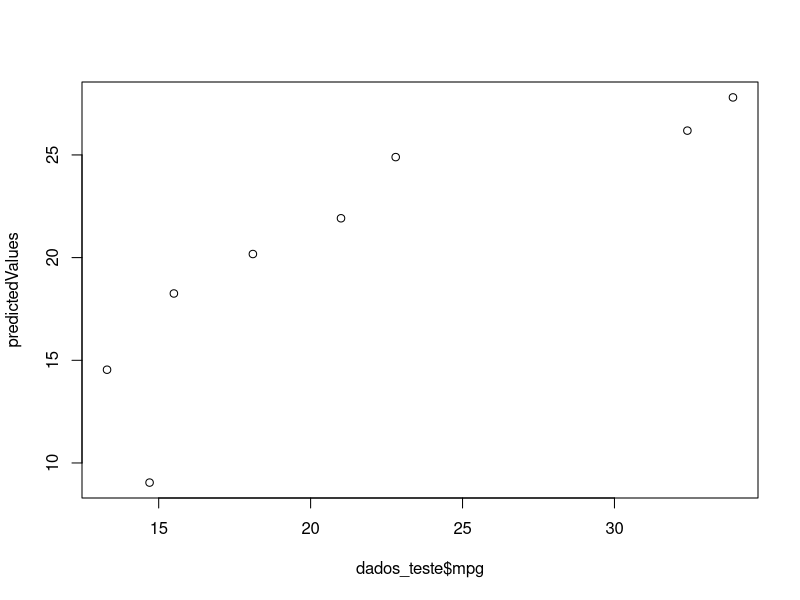
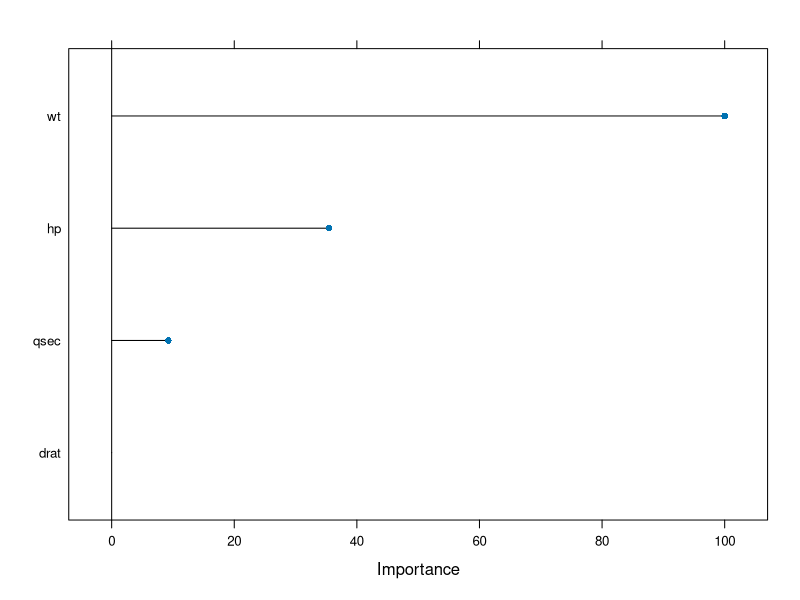

Reproduce these figures in R, in order.



setwd("C:/Temp/Python/01-BigDataAnalyticsComR_Azure_MachineLearning/cap12-IntroducaoAzureMachineLearning")
getwd()

# Instalando os pacotes
install.packages("caret")
install.packages("randomForest")

# Carregando os pacotes
library(caret)
library(randomForest)
library(datasets)

# Usando o dataset mtcars
View(mtcars)

# Funcao do Caret para divisao dos dados
?createDataPartition
split <- createDataPartition(y = mtcars$mpg, p = 0.7, list = FALSE)

# Criando dados de treino e de teste
dados_treino <- mtcars[split,]
dados_teste <- mtcars[-split,]

# Treinando o modelo
?train
names(getModelInfo())

# Mostrando a importância das variáveis para a criação do modelo
?varImp

modelol_v1 <- train(mpg ~ ., data = dados_treino, method = "lm")
varImp(modelol_v1)

# Regressão linear
modelol_v1 <- train(mpg ~ wt + hp + qsec + drat, data = dados_treino, method = "lm")

# Random forest
modelol_v2 <- train(mpg ~ wt + hp + qsec + drat, data = dados_treino, method = "rf")

# Resumo do modelo
summary(modelol_v1)
summary(modelol_v2)

# Ajustando o modelo
?expand.grid
?trainControl
controle1 <- trainControl(method = "cv", number = 10)

modelol_v3 <- train(mpg ~ wt + hp + qsec + drat, 
                    data = dados_treino, 
                    method = "lm", 
                    trControl = controle1, 
                    metric = "Rsquared")

# Resumo do modelo
summary(modelol_v3)

# Coletando os residuos
residuals <- resid(modelol_v3)
residuals

# Previsoes
?predict
predictedValues <- predict(modelol_v1, dados_teste)
predictedValues
plot(dados_teste$mpg, predictedValues)

# Plot das variáveis mais relevantes no modelo
plot(varImp(modelol_v1))





